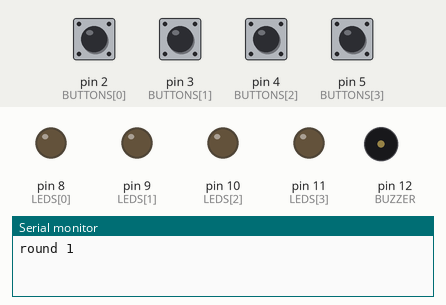
This sketch was run on a simulated Arduino Uno, built with avr-gcc and run on an emulated ATmega328P. Parts: output pins drawn as LEDs (lit = HIGH), buzzer (waves = sounding), the last lines printed to the serial monitor. The test bench sets the inputs (shaded band); at power-on: pin 2 (BUTTONS[0]), pin 3 (BUTTONS[1]), pin 4 (BUTTONS[2]), pin 5 (BUTTONS[3]) HIGH. Random numbers use the default seed unless the sketch sets one.

Above: at 1.8 s.
1.9 s: pin 3 (BUTTONS[1]) pulled LOW for 0.15 s
At 2.7 s:
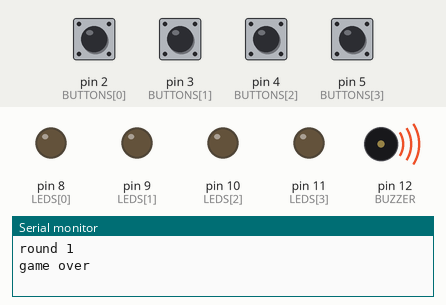
5.0 s: pin 5 (BUTTONS[3]) pulled LOW for 0.15 s
At 6.22 s:
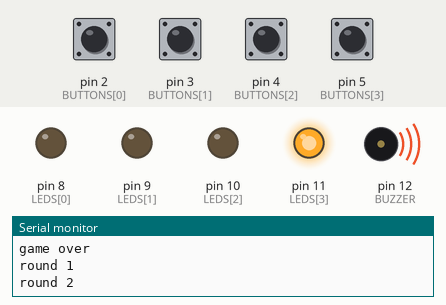
8.1 s: pin 2 (BUTTONS[0]) pulled LOW for 0.15 s
At 10.02 s:
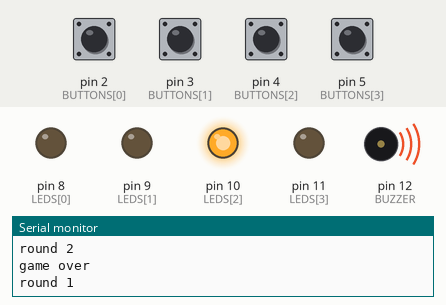
11.2 s: pin 2 (BUTTONS[0]) pulled LOW for 1 s
At 13.92 s:
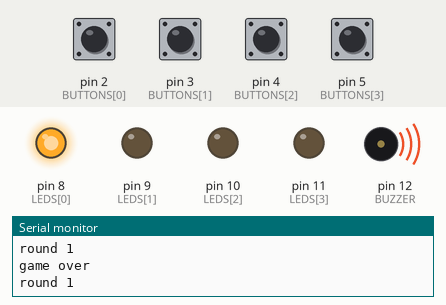
Timing chart, 0 to 15.6 s (numbered marks = the images above; inputs shaded):
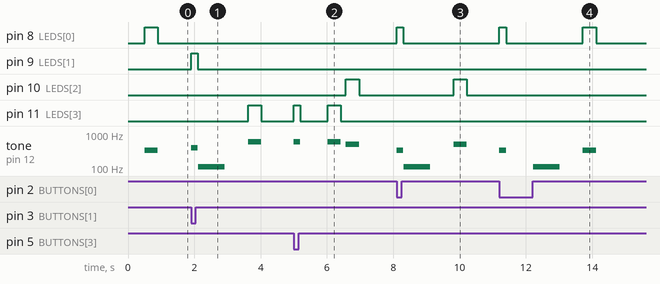

Measured:
- after the input at 1.9 s, pin 9 (LEDS[1]): LOW → HIGH at once, → LOW 0.20 s later; pin 11 (LEDS[3]): LOW → HIGH after 1.7 s, → LOW 0.40 s later; tone on pin 12 (BUZZER): plays 392 Hz for 0.20 s, 110 Hz for 0.80 s, 587 Hz for 0.40 s, starting at once
- after the input at 5.0 s, pin 10 (LEDS[2]): LOW → HIGH after 1.6 s, → LOW 0.40 s later; pin 11 (LEDS[3]): LOW → HIGH at once, → LOW 0.20 s later, → HIGH 0.82 s later, → LOW 0.40 s later; tone on pin 12 (BUZZER): plays 587 Hz for 0.20 s, 587 Hz for 0.40 s, 494 Hz for 0.40 s, starting at once
- after the input at 8.1 s, pin 8 (LEDS[0]): LOW → HIGH at once, → LOW 0.20 s later; pin 10 (LEDS[2]): LOW → HIGH after 1.7 s, → LOW 0.40 s later; tone on pin 12 (BUZZER): plays 330 Hz for 0.20 s, 110 Hz for 0.80 s, 494 Hz for 0.40 s, starting at once
- after the input at 11.2 s, pin 8 (LEDS[0]): LOW → HIGH at once, → LOW 0.20 s later, → HIGH 2.3 s later, → LOW 0.40 s later; tone on pin 12 (BUZZER): plays 330 Hz for 0.20 s, 110 Hz for 0.80 s, 330 Hz for 0.40 s, starting at once

The sketch:

simon.ino
```cpp
// simon — tests assert (BT43): "Simon says". Four buttons on D2..D5 (to GND, INPUT_PULLUP), four
// LEDs on D8..D11 (through 220 Ω) and a passive buzzer on D12. Each round the Uno adds a random
// step and plays the whole sequence, each step a LED with its own tone; repeat it with the
// buttons. A mistake plays a low tone and starts over. "round <n>" is printed (115200 baud) as
// each round starts, "game over" after a mistake.
const uint8_t BUTTONS[4] = {2, 3, 4, 5};
const uint8_t LEDS[4] = {8, 9, 10, 11};
const unsigned int TONES[4] = {330, 392, 494, 587};
const uint8_t BUZZER = 12;
const uint8_t MAX_STEPS = 32;

uint8_t steps[MAX_STEPS];
uint8_t count = 0;

// Lights LED `i` and plays its tone for `ms` milliseconds.
void flash(uint8_t i, unsigned int ms) {
  digitalWrite(LEDS[i], HIGH);
  tone(BUZZER, TONES[i]);
  delay(ms);
  digitalWrite(LEDS[i], LOW);
  noTone(BUZZER);
}

// Waits for a button to be pressed and released; returns which one.
uint8_t waitForButton() {
  while (true) {
    for (uint8_t i = 0; i < 4; i++) {
      if (digitalRead(BUTTONS[i]) == LOW) {
        flash(i, 200);
        while (digitalRead(BUTTONS[i]) == LOW) {
        }
        delay(20);  // let the contact settle (debounce)
        return i;
      }
    }
  }
}

void setup() {
  Serial.begin(115200);
  for (uint8_t i = 0; i < 4; i++) {
    pinMode(BUTTONS[i], INPUT_PULLUP);
    pinMode(LEDS[i], OUTPUT);
  }
  randomSeed(analogRead(A0));  // an unconnected pin gives a little noise on real boards
}

void loop() {
  if (count == MAX_STEPS) count = 0;
  steps[count++] = random(4);
  Serial.print("round ");
  Serial.println(count);
  delay(500);
  for (uint8_t i = 0; i < count; i++) {
    flash(steps[i], 400);
    delay(150);
  }
  for (uint8_t i = 0; i < count; i++) {
    if (waitForButton() != steps[i]) {
      Serial.println("game over");
      tone(BUZZER, 110, 800);
      delay(1000);
      count = 0;
      return;
    }
  }
  delay(300);
}
```
